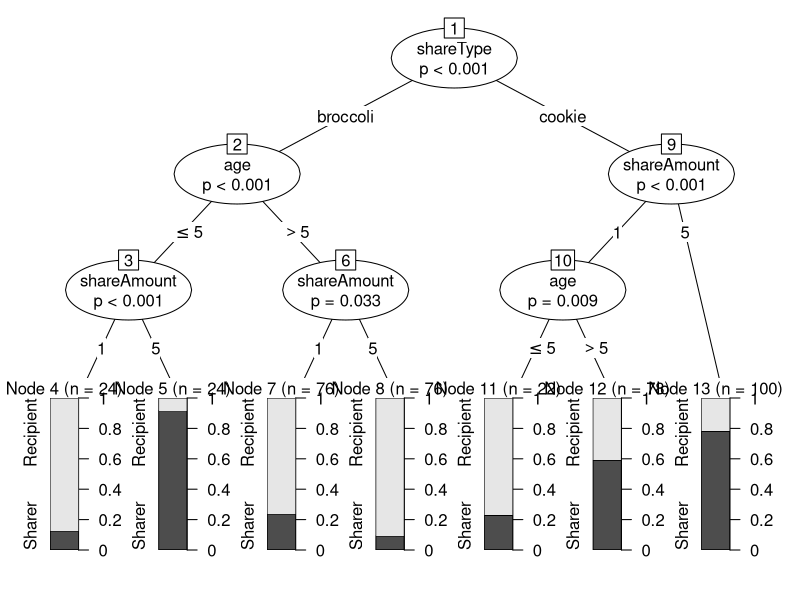
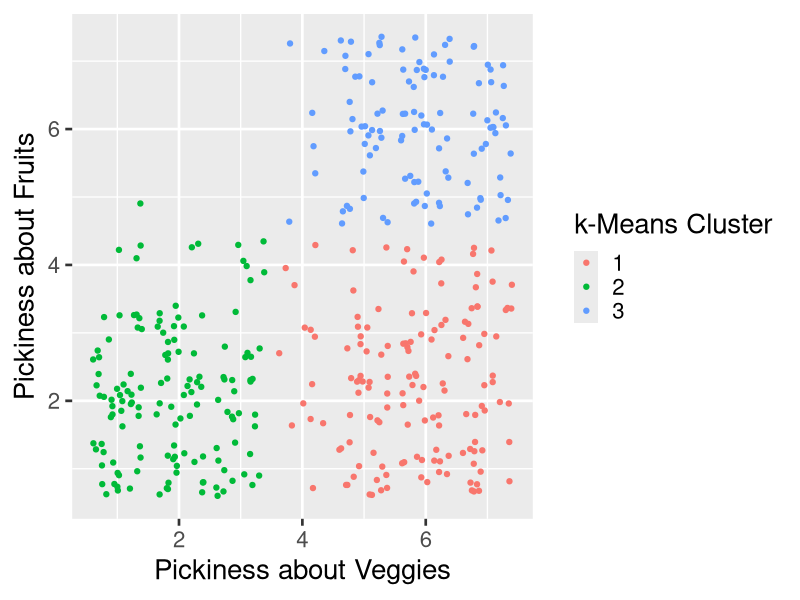

These figures' R source, in order:
## ---- chunk 1
knitr::opts_chunk$set(echo = TRUE)

## ---- chunk 2

library(partykit)
library(ggplot2)

## ---- chunk 3

#Set seed for reproducibility
set.seed(20230802)

#load the data
data<-read.csv("Week 6/Week 6 Example Data.csv")

#Set factors:
data$PIN<-as.factor(data$PIN)
data$shareAmount<-as.factor(data$shareAmount)
data$shareType<-as.factor(data$shareType)
data$dollChoice<-as.factor(data$dollChoice)

## ---- chunk 4

#Fit the decision tree
tree <- ctree(dollChoice ~ shareAmount +
                shareType +
                age,
              data = data)

#Plot the decision tree

plot(tree)

## ---- chunk 5

#Create a graph of the raw data
pickyPlot<-ggplot(data=data,
                  aes(x=pickyVeg,
                      y=pickyFruit))+
  labs(x="Pickiness about Veggies",
       y="Pickiness about Fruits")+
  theme_gray(base_size=20)+
  geom_jitter()

#Fit the cluster analysis
kFit<-kmeans(data[,3:4],centers=3)

#Extract the means of the clusters
kCenters<-kFit$centers

#Assign clusters to the data
data$cluster<-as.factor(kFit$cluster)

#Add cluster assignments to the data
pickyPlot<-pickyPlot+
  aes(color=data$cluster)+
  labs(color="k-Means Cluster")

#Output the plot
pickyPlot
